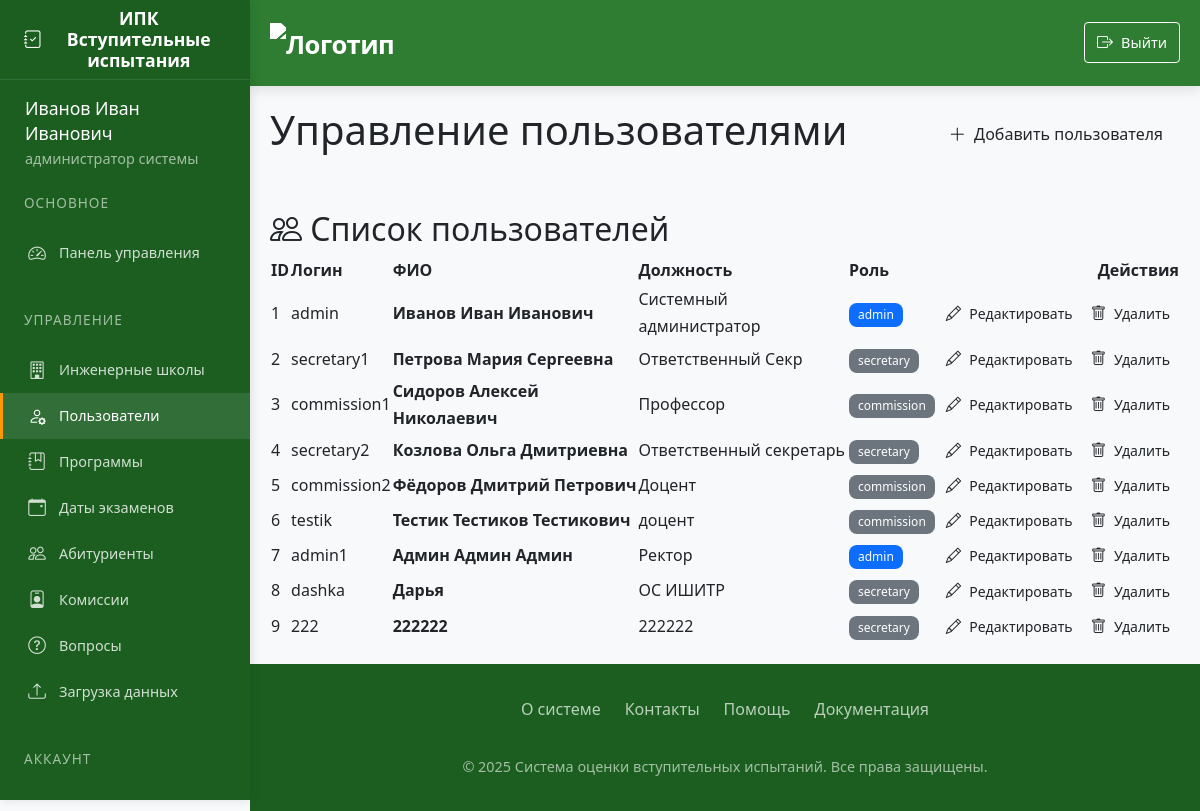
Page /users (signed in) on the earlier database version.
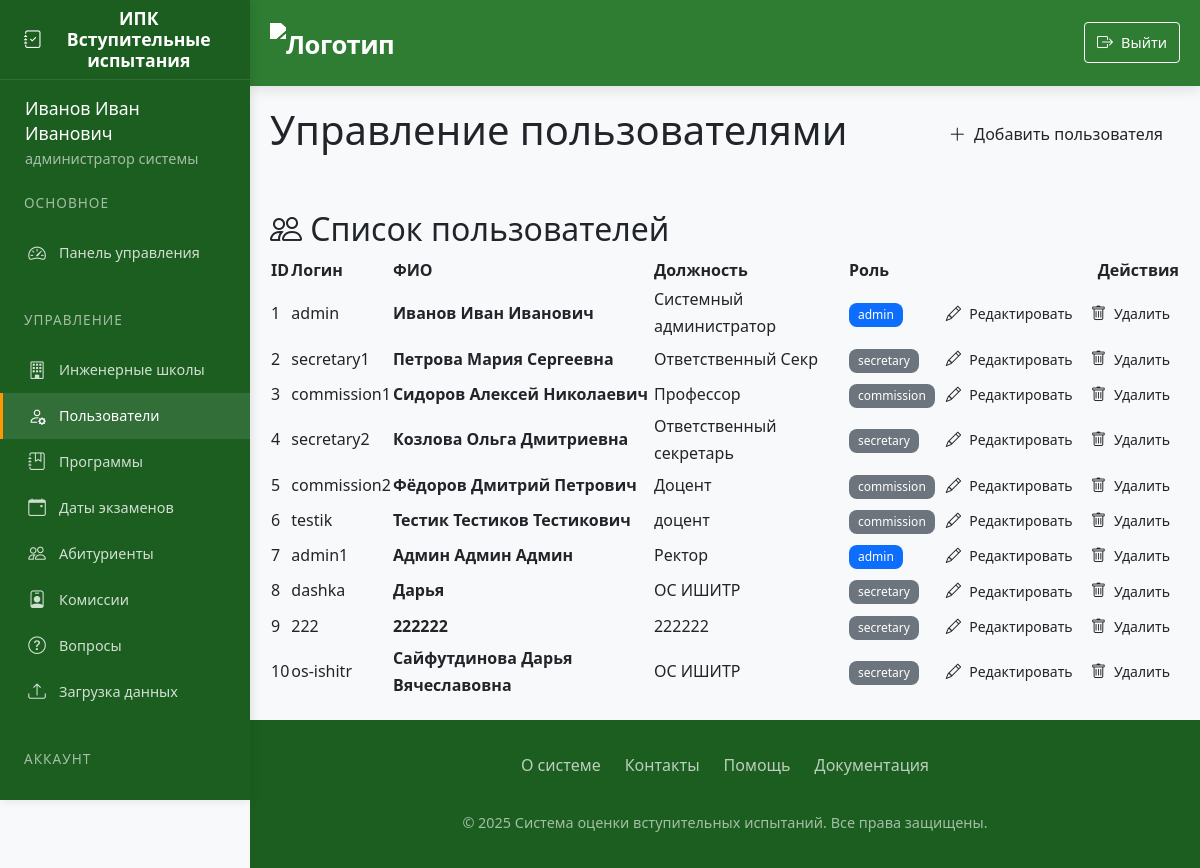
Same page on the later database version.
### app/models.py (models this page shows)
class User(UserMixin, db.Model):
    id = db.Column(db.Integer, primary_key=True)
    username = db.Column(db.String(80), unique=True, nullable=False)
    password = db.Column(db.String(120), nullable=False)
    full_name = db.Column(db.String(100), nullable=False)
    position = db.Column(db.String(100), nullable=False)
    role = db.Column(db.String(20), nullable=False)  # 'admin', 'secretary', 'commission'
    school_id = db.Column(db.Integer, db.ForeignKey('engineering_school.id'))
    engineering_school = db.relationship('EngineeringSchool', backref='users')
    commission_members = db.relationship('CommissionMember', back_populates='user', cascade='all, delete-orphan')
    standard_commissions = db.relationship('StandardCommission', back_populates='user', cascade='all, delete-orphan')

### app/routes.py (the view)
@routes.route('/users')
@login_required
def users():
    if current_user.role != 'admin':
        abort(403)
    users = User.query.all()
    return render_template('admin_users.html', users=users)

### app/templates/admin_users.html
{% extends "base.html" %}
{% block content %}
<div class="spacer-lg">
    <div class="d-flex justify-content-between align-items-center mb-5">
        <h1>Управление пользователями</h1>
        <a href="{{ url_for('routes.add_user') }}" class="btn btn-primary-elegant">
            <i class="bi bi-plus-lg"></i> Добавить пользователя
        </a>
    </div>
    <div class="card-elegant">
        <div class="card-header-elegant">
            <h2><i class="bi bi-people"></i> Список пользователей</h2>
        </div>
        <div class="card-body">
            <div class="table-responsive">
                <table class="elegant-table">
                    <thead>
                        <tr>
                            <th>ID</th>
                            <th>Логин</th>
                            <th>ФИО</th>
                            <th>Должность</th>
                            <th>Роль</th>
                            <th class="text-end">Действия</th>
                        </tr>
                    </thead>
                    <tbody>
                        {% for user in users %}
                        <tr>
                            <td>{{ user.id }}</td>
                            <td>{{ user.username }}</td>
                            <td class="fw-bold">{{ user.full_name }}</td>
                            <td>{{ user.position }}</td>
                            <td>
                                <span class="badge bg-{{ 'primary' if user.role == 'admin' else 'secondary' }}">
                                    {{ user.role }}
                                </span>
                            </td>
                            <td class="text-end">
                                <div class="btn-group">
                                    <a href="{{ url_for('routes.edit_user', user_id=user.id) }}"
                                       class="btn btn-outline-elegant btn-sm">
                                        <i class="bi bi-pencil"></i> Редактировать
                                    </a>
                                    <form action="{{ url_for('routes.delete_user', user_id=user.id) }}" method="POST">
                                        <button type="submit" class="btn btn-outline-elegant btn-sm"
                                                onclick="return confirm('Вы уверены?')">
                                            <i class="bi bi-trash"></i> Удалить
                                        </button>
                                    </form>
                                </div>
                            </td>
                        </tr>
                        {% endfor %}
                    </tbody>
                </table>
            </div>
        </div>
    </div>
</div>
{% endblock %}

### app/templates/base.html (shortened to what this page needs)
<!DOCTYPE html>
<html lang="ru">
<head>
    <link href="https://cdn.jsdelivr.net/npm/bootstrap@5.3.0/dist/css/bootstrap.min.css" rel="stylesheet">
    <link rel="stylesheet" href="https://cdn.jsdelivr.net/npm/bootstrap-icons@1.10.0/font/bootstrap-icons.css">
    <link rel="stylesheet" href="{{ url_for('static', filename='style.css') }}">
</head>
<body>
    <aside class="sidebar" id="sidebar">
        <div class="sidebar-header">
            <h3 class="sidebar-title">
                <i class="bi bi-journal-check"></i>
                <span>ИПК Вступительные испытания</span>
            </h3>
        </div>
        <nav class="sidebar-menu">
    {% if current_user.is_authenticated %}
            <div class="user-info">
            <div class="user-name">{{ current_user.full_name }}</div>
            <div class="user-role-text">
                {% if current_user.role == 'admin' %}
                    администратор системы
                {% elif current_user.role == 'secretary' %}
                    ответственный секретарь отборочной комиссии
                    {% if current_user.engineering_school %} {{ current_user.engineering_school.name }} {% endif %}
                {% elif current_user.role == 'commission' %}
                    преподаватель
                    {% if current_user.engineering_school %} {{ current_user.engineering_school.name }} {% endif %}
                {% else %}
                    {{ current_user.role }}
                {% endif %}
            </div>
        </div>
                <div class="menu-section">
                    <div class="menu-section-title">Основное</div>
                    {% if current_user.role == 'admin' %}
                        <a href="{{ url_for('routes.admin_dashboard') }}" class="menu-item {% if request.endpoint == 'routes.admin_dashboard' %}active{% endif %}">
                            <i class="bi bi-speedometer2"></i>
                            <span>Панель управления</span>
                        </a>
                    {% elif current_user.role == 'secretary' %}
                        <a href="{{ url_for('routes.secretary_dashboard') }}" class="menu-item {% if request.endpoint == 'routes.secretary_dashboard' %}active{% endif %}">
                            <i class="bi bi-speedometer2"></i>
                            <span>Панель секретаря</span>
                        </a>
                    {% elif current_user.role == 'teacher' %}
                        <a href="{{ url_for('routes.teacher_dashboard') }}" class="menu-item {% if request.endpoint == 'routes.teacher_dashboard' %}active{% endif %}">
                            <i class="bi bi-speedometer2"></i>
                            <span>Панель преподавателя</span>
                        </a>
                    {% elif current_user.role == 'student' %}
                        <a href="{{ url_for('routes.student_dashboard') }}" class="menu-item {% if request.endpoint == 'routes.student_dashboard' %}active{% endif %}">
                            <i class="bi bi-speedometer2"></i>
                            <span>Мои тесты</span>
                        </a>
                    {% endif %}
                </div>
                {% if current_user.role in ['admin', 'secretary'] %}
                <div class="menu-section">
                    <div class="menu-section-title">Управление</div>
                    {% if current_user.role == 'admin' %}
                        <a href="{{ url_for('routes.engineering_schools') }}" class="menu-item {% if request.endpoint == 'routes.engineering_schools' %}active{% endif %}">
                            <i class="bi bi-building"></i>
                            <span>Инженерные школы</span>
                        </a>
                        <a href="{{ url_for('routes.users') }}" class="menu-item {% if request.endpoint == 'routes.users' %}active{% endif %}">
                            <i class="bi bi-person-gear"></i>
                            <span>Пользователи</span>
                        </a>
                    {% endif %}
                    <a href="{{ url_for('routes.programs') }}" class="menu-item {% if request.endpoint == 'routes.programs' %}active{% endif %}">
                        <i class="bi bi-journal-bookmark"></i>
                        <span>Программы</span>
                    </a>
                    <a href="{{ url_for('routes.exam_dates') }}" class="menu-item {% if request.endpoint == 'routes.exam_dates' %}active{% endif %}">
                        <i class="bi bi-calendar-event"></i>
                        <span>Даты экзаменов</span>
                    </a>
                    <a href="{{ url_for('routes.applicants') }}" class="menu-item {% if request.endpoint == 'routes.applicants' %}active{% endif %}">
                        <i class="bi bi-people"></i>
                        <span>Абитуриенты</span>
                    </a>
                    <a href="{{ url_for('routes.standard_commission') }}" class="menu-item {% if request.endpoint == 'routes.standard_commission' %}active{% endif %}">
                        <i class="bi bi-person-badge"></i>
                        <span>Комиссии</span>
                    </a>
                    <a href="{{ url_for('routes.questions') }}" class="menu-item {% if request.endpoint == 'routes.questions' %}active{% endif %}">
                        <i class="bi bi-question-circle"></i>
                        <span>Вопросы</span>
                    </a>
                    <a href="{{ url_for('routes.upload_schedule') }}" class="menu-item {% if request.endpoint == 'routes.upload_schedule' %}active{% endif %}">
                        <i class="bi bi-upload"></i>
                        <span>Загрузка данных</span>
                    </a>
                </div>
                {% endif %}
                <div class="menu-section">
                    <div class="menu-section-title">Аккаунт</div>
                    <a href="{{ url_for('routes.logout') }}" class="menu-item">
                        <i class="bi bi-box-arrow-right"></i>
                        <span>Выход</span>
                    </a>
                </div>
            {% endif %}
        </nav>
    </aside>
    <div class="main-wrapper">
        <header class="main-header">
            <div class="header-container">
                <div class="header-left">
                    <a href="{{ url_for('routes.home') }}" class="logo">
                        <img src="https://apply.tpu.ru/images/2022/footer-logo-ru.svg" alt="Логотип">
                    </a>
                </div>
                <nav class="user-nav">
                    {% if current_user.is_authenticated %}
                    <a href="{{ url_for('routes.logout') }}" class="logout-btn">
                        <i class="bi bi-box-arrow-right"></i>
                        <span>Выйти</span>
                    </a>
                    {% else %}
                    <a href="{{ url_for('routes.login') }}" class="outline-btn">
                        <i class="bi bi-box-arrow-in-right"></i>
                        <span>Войти</span>
                    </a>
                    {% endif %}
                </nav>
            </div>
        </header>
        <main class="main-content">
        {% block content %}{% endblock %}
    </main>
        <footer class="main-footer">
            <div class="footer-content">
                <div class="footer-links">
                    <a href="#" class="footer-link">О системе</a>
                    <a href="#" class="footer-link">Контакты</a>
                    <a href="#" class="footer-link">Помощь</a>
                    <a href="#" class="footer-link">Документация</a>
                </div>
                <div class="footer-copyright">
                    &copy; 2025 Система оценки вступительных испытаний. Все права защищены.
                </div>
            </div>
        </footer>
    </div>
</body>
</html>

### static/style.css (style rules this page uses)
:root { --primary: #0d6efd; --secondary: #6c757d; --success: #198754; --info: #0dcaf0; --warning: #ffc107; --danger: #dc3545; --light: #f8f9fa; --dark: #212529; }
body { font-family: 'Segoe UI', Tahoma, Geneva, Verdana, sans-serif; background-color: #f8fafc; color: #333; }
header { box-shadow: 0 2px 10px rgba(0, 0, 0, 0.1); z-index: 1030; }
.btn { border-radius: 0.5rem; font-weight: 500; padding: 0.5rem 1rem; transition: all 0.2s; display: inline-flex; align-items: center; gap: 0.5rem; }
.btn i { font-size: 1.1em; }
.btn-sm { padding: 0.25rem 0.5rem; }
.badge { font-weight: 500; padding: 0.5em 0.75em; border-radius: 0.5rem; }

Differences in the rows shown:
added User: id "10", username "os-ishitr", full_name "Сайфутдинова Дарья Вячеславовна", position "ОС ИШИТР", role "secretary"
